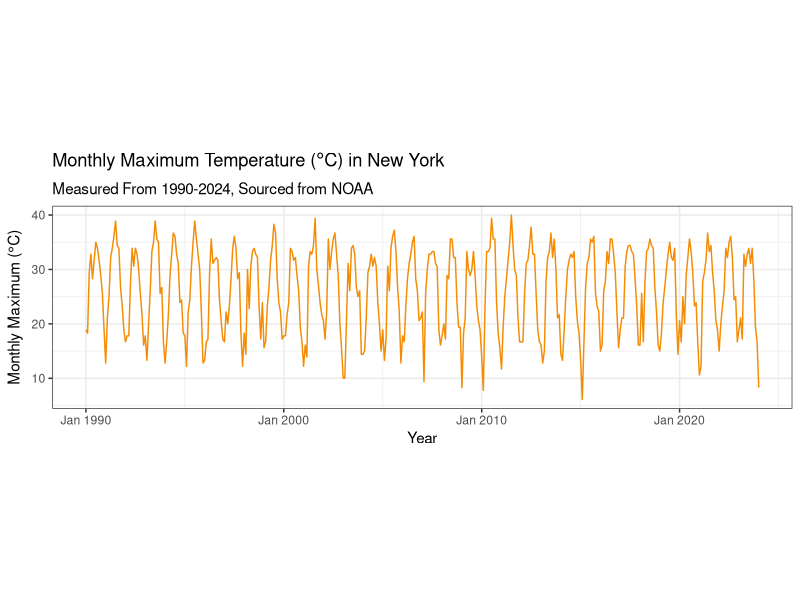

Write the R code that produced this figure.
dat = read.csv("assignments/NY_Temperature_Data.csv")

library(zoo)

x = zoo(dat$TMAX, zoo::as.Date(dat$Date))

monthly_max = aggregate(x, as.yearmon, FUN=max)

# # 34 years and the start of one quarter
# length(aggregate(x, as.yearqtr, FUN=max))/4
# # reflected here
# min(dat$Date), max(dat$Date)

library(ggfortify)
p2df <- fortify.zoo(monthly_max)
ggplot(p2df, aes(x = Index, y = monthly_max)) +
  geom_line(color = "#f48c06") + theme_bw() +
  labs(
    x = "Year",
    y =  expression(paste("Monthly Maximum (", degree, "C)")),
    title = expression(paste(
      "Monthly Maximum Temperature (", degree, "C) in New York"
    )),
    subtitle = "Measured From 1990-2024, Sourced from NOAA"
  ) +
  coord_fixed(ratio = 0.275)
